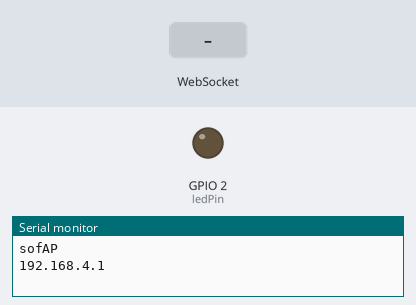
This program was run on a simulated ESP32. Parts: output pins drawn as LEDs (lit = HIGH), the last lines printed to the serial monitor. The test bench sets the inputs (shaded band). Storage starts empty.

Above: at 1.2 s.
1.3 s: WebSocket text "LedOn" received
At 2.1 s:
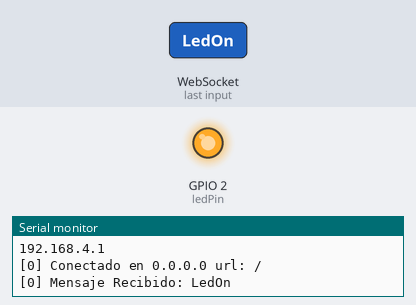
2.8 s: WebSocket text "LedOff" received
At 3.3 s:
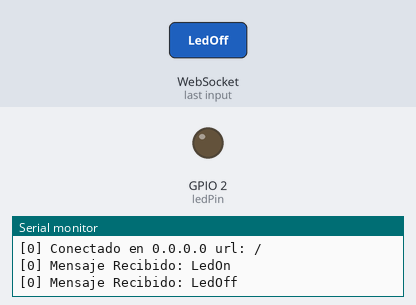
Timing chart, 0 to 5.8 s (numbered marks = the images above; inputs shaded):
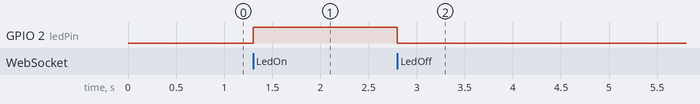

Measured:
- after the input at 1.3 s, GPIO 2 (ledPin): LOW → HIGH at once
- after the input at 2.8 s, GPIO 2 (ledPin): HIGH → LOW at once

The program:

main.cpp
```cpp
#include <Arduino.h>
#include <WiFi.h>
#include <SPIFFS.h>
#include <ESPAsyncWebServer.h>
#include <WebSocketsServer.h>
#include <WiFiClientSecure.h>
#include <WiFiMulti.h>

 const uint8_t ledPin =2;

AsyncWebServer server(80);
WebSocketsServer webSocket = WebSocketsServer(81);

void setup() {
  Serial.begin(115200);
  pinMode(ledPin, OUTPUT);

  WiFi.softAP("JadsaAP","");
  Serial.println("\nsofAP");
  Serial.println(WiFi.softAPIP());

  if(!SPIFFS.begin(true))

  {
    Serial.println("error Al montar SPIFFS");
    return;
  }

  server.on ("/", HTTP_GET,[](AsyncWebServerRequest *request)
             {request ->send(SPIFFS, "/index.html", "text/html" ); });

  server.onNotFound(notFound);
  server.begin();

  webSocket.begin();
  webSocket.onEvent(webSocketEvent);

}

void loop() {
  webSocket.loop();
}

void webSocketEvent(uint8_t num, WStype_t type, uint8_t *payload, size_t length){
  switch (type)
  {
    case WStype_DISCONNECTED:
      Serial.printf("[%u] Desconectado!\n", num);
      break;

    case WStype_CONNECTED:
      {
        IPAddress ip = webSocket.remoteIP(num);
        Serial.printf("[%u] Conectado en %d.%d.%d.%d url: %s\n",num, ip[0], ip[1], ip[2], ip[3], payload);

        webSocket.sendTXT(num, "conectado en servidor:");
      }
      break;

    case WStype_TEXT:
       Serial.printf("[%u] Mensaje Recibido: %s\n", num, payload);
       String msg = String((char*)(payload));

       if (msg.equalsIgnoreCase("LedOn"))
           digitalWrite(ledPin, HIGH);

       if(msg.equalsIgnoreCase("LedOff"))
       digitalWrite(ledPin, LOW);
  }
}

void notFound(AsyncWebServerRequest *request)
{
  request->send(404,"text/plain","¡Pagina no encontrada!");
}
```
